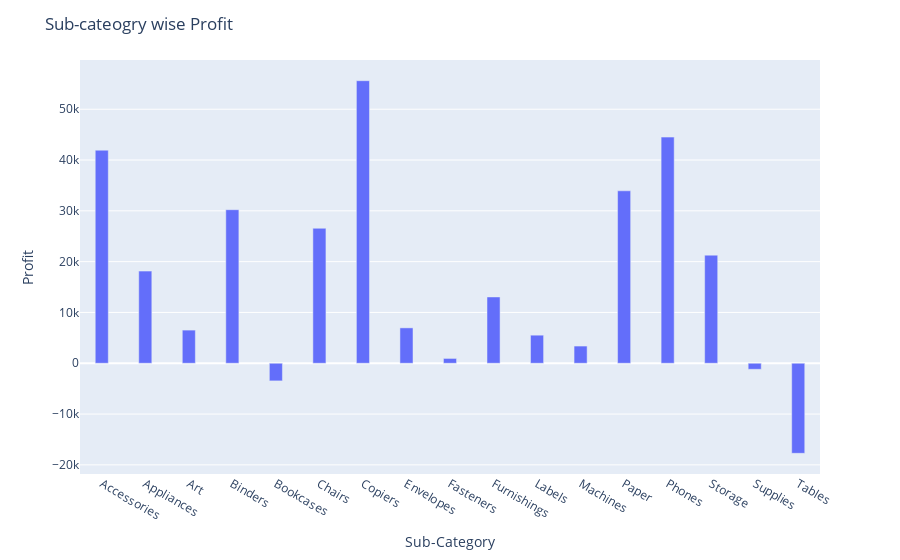

Source (notebook cell):
### Markdown cell above
### Visualize sub-category

### Code cell
fig = px.bar(grby_sc, x='Sub-Category', y='Profit', text='Profit')
fig.update_traces(texttemplate='%{text:.2s}', textposition='outside')
fig.update_layout(uniformtext_minsize=8, uniformtext_mode='hide',bargap=0.7,title='Sub-cateogry wise Profit')
fig.show()

### Figure 1 — Plotly figure (JSON) as saved in the notebook; plotly's stock layout.template omitted (floating-point values rounded to 4 significant figures)
{"data": [{"alignmentgroup": "True", "hovertemplate": "Sub-Category=%{x}<br>Profit=%{text}<extra></extra>", "legendgroup": "", "marker": {"color": "#636efa"}, "name": "", "offsetgroup": "", "orientation": "v", "showlegend": false, "text": [41940.0, 18140.0, 6525.0, 30230.0, -3473.0, 26570.0, 55620.0, 6964.0, 949.5, 13050.0, 5526.0, 3385.0, 33940.0, 44520.0, 21280.0, -1189.0, -17730.0], "textposition": "outside", "texttemplate": "%{text:.2s}", "type": "bar", "x": ["Accessories", "Appliances", "Art", "Binders", "Bookcases", "Chairs", "Copiers", "Envelopes", "Fasteners", "Furnishings", "Labels", "Machines", "Paper", "Phones", "Storage", "Supplies", "Tables"], "xaxis": "x", "y": [41940.0, 18140.0, 6525.0, 30230.0, -3473.0, 26570.0, 55620.0, 6964.0, 949.5, 13050.0, 5526.0, 3385.0, 33940.0, 44520.0, 21280.0, -1189.0, -17730.0], "yaxis": "y"}], "layout": {"bargap": 0.7, "barmode": "relative", "legend": {"tracegroupgap": 0}, "margin": {"t": 60}, "title": {"text": "Sub-cateogry wise Profit"}, "uniformtext": {"minsize": 8, "mode": "hide"}, "xaxis": {"anchor": "y", "domain": [0, 1], "title": {"text": "Sub-Category"}}, "yaxis": {"anchor": "x", "domain": [0, 1], "title": {"text": "Profit"}}}}
